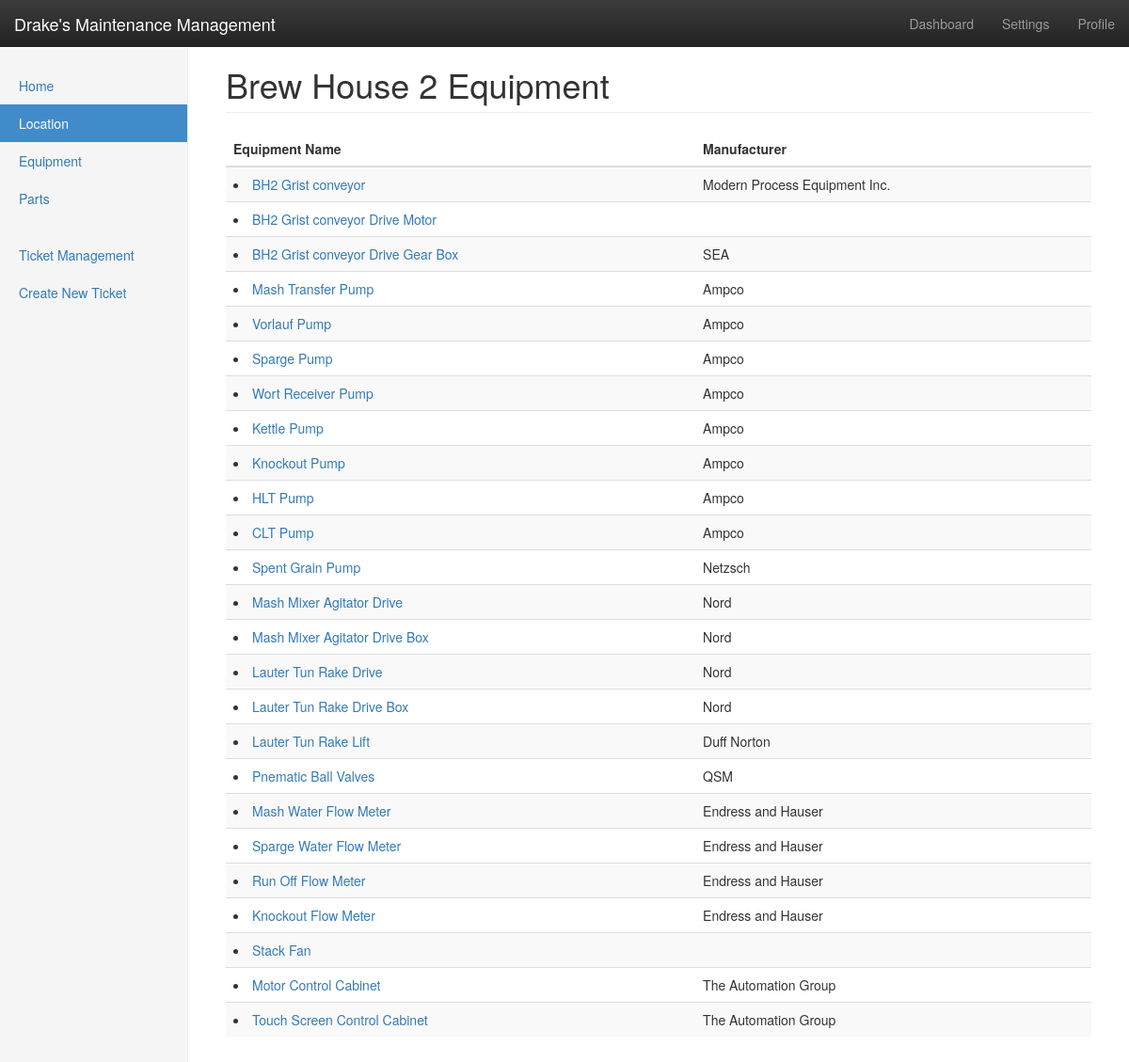
Screenshot of /equipment/BH2/ with the database file from the repository.
### equipment/models.py (models this page shows, shortened)
class Location(models.Model):
	location_id = models.CharField(primary_key = True, max_length = 5)
	location_name = models.CharField(max_length = 50)

class Equipment(models.Model):
	equipment_name = models.CharField(max_length = 100)
	location = models.ForeignKey(Location, on_delete=models.CASCADE)
	manufacturer = models.CharField(max_length=50, blank = True)
	serial_no = models.CharField(max_length=50, blank = True)
	purchase_date = models.DateField(blank = True, null = True)
	supplier = models.CharField(max_length=50, blank = True)
	service_contact = models.TextField(blank=True)

### equipment/views.py (the view)
# urls.py: path('<str:location_id>/', views.location, name = 'location'),
def location(request, location_id):
	loc = get_object_or_404(Location, pk = location_id)
	equipment_list = list(Equipment.objects.filter(location = loc.location_id))
	context = {'location': loc, 'equipments': equipment_list}
	return render(request, 'equipment/location_detail.html', context)

### equipment/templates/equipment/location_detail.html (shortened to what this page needs)
<!DOCTYPE html>
{% load staticfiles %}
<html lang="en">
  <head>
    <link rel="stylesheet" href="//maxcdn.bootstrapcdn.com/bootstrap/3.2.0/css/bootstrap.min.css">
    <link rel="stylesheet" href="//maxcdn.bootstrapcdn.com/bootstrap/3.2.0/css/bootstrap-theme.min.css">
    <link href="{% static 'dashboard.css' %}" rel="stylesheet">
  </head>
  <body>
    <nav class="navbar navbar-inverse navbar-fixed-top">
      <div class="container-fluid">
        <div class="navbar-header">
          <a class="navbar-brand" href="#">Drake's Maintenance Management</a>
        </div>
        <div id="navbar" class="navbar-collapse collapse">
          <ul class="nav navbar-nav navbar-right">
            <li><a href="#">Dashboard</a></li>
            <li><a href="#">Settings</a></li>
            <li><a href="#">Profile</a></li>
          </ul>
        </div>
      </div>
    </nav>
    <div class="container-fluid">
      <div class="row">
        <div class="col-sm-3 col-md-2 sidebar">
          <ul class="nav nav-sidebar">
            <li><a href="#">Home</a></li>
            <li class="active"><a href="{% url 'equipment:location_list' %}">Location <span class="sr-only">(current)</span></a></li>
            <li><a href="#">Equipment</a></li>
            <li><a href="#">Parts</a></li>
          </ul>
          <ul class="nav nav-sidebar">
            <li><a href="">Ticket Management</a></li>
            <li><a href="">Create New Ticket</a></li>
          </ul>
        </div>
        <div class="col-sm-9 col-sm-offset-3 col-md-10 col-md-offset-2 main">
          <h1 class="page-header">{{location.location_name}} Equipment</h1>
          <div class="table-responsive">
            <table class="table table-striped">
              <thead>
                <tr>
                  <th>Equipment Name</th>
                  <th>Manufacturer</th>
                </tr>
              </thead>
              <tbody>
              {% if equipments %}
                {% for equip in equipments %}
                  <tr>
                      <td><li><a href="{% url 'equipment:info' location_id=location.location_id pk=equip.id %}">{{equip.equipment_name}}</a></li></td>
                      <td>{{equip.manufacturer}}</td>
                  </tr>
                {% endfor %}
              {% else %}
                <p>No equipment logged in this location.</p>
              {% endif %}
              </tbody>
            </table>
          </div>
        </div>
      </div>
    </div>
  </body>
</html>

### equipment/static/dashboard.css (style rules this page uses)
body { padding-top: 50px; }
.navbar-fixed-top { border: 0; }
.sidebar { display: none; }
@media (min-width: 768px) { .sidebar { position: fixed; top: 51px; bottom: 0; left: 0; z-index: 1000; display: block; padding: 20px; overflow-x: hidden; overflow-y: auto; background-color: #f5f5f5; border-right: 1px solid #eee; } }
.nav-sidebar { margin-right: -21px; margin-bottom: 20px; margin-left: -20px; }
.nav-sidebar > li > a { padding-right: 20px; padding-left: 20px; }
.nav-sidebar > .active > a, .nav-sidebar > .active > a:hover, .nav-sidebar > .active > a:focus { color: #fff; background-color: #428bca; }
.main { padding: 20px; }
@media (min-width: 768px) { .main { padding-right: 40px; padding-left: 40px; } }
.main .page-header { margin-top: 0; }

### rows the page displays
Location: location_name "Brew House 2"
Equipment: equipment_name "BH2 Grist conveyor", manufacturer "Modern Process Equipment Inc."
Equipment: equipment_name "BH2 Grist conveyor Drive Motor"
Equipment: equipment_name "BH2 Grist conveyor Drive Gear Box", manufacturer "SEA"
Equipment: equipment_name "Mash Transfer Pump", manufacturer "Ampco"
Equipment: equipment_name "Vorlauf Pump", manufacturer "Ampco"
Equipment: equipment_name "Sparge Pump", manufacturer "Ampco"
Equipment: equipment_name "Wort Receiver Pump", manufacturer "Ampco"
Equipment: equipment_name "Kettle Pump", manufacturer "Ampco"
Equipment: equipment_name "Knockout Pump", manufacturer "Ampco"
Equipment: equipment_name "HLT Pump", manufacturer "Ampco"
Equipment: equipment_name "CLT Pump", manufacturer "Ampco"
Equipment: equipment_name "Spent Grain Pump", manufacturer "Netzsch"
Equipment: equipment_name "Mash Mixer Agitator Drive", manufacturer "Nord"
Equipment: equipment_name "Mash Mixer Agitator Drive Box", manufacturer "Nord"
Equipment: equipment_name "Lauter Tun Rake Drive", manufacturer "Nord"
Equipment: equipment_name "Lauter Tun Rake Drive Box", manufacturer "Nord"
Equipment: equipment_name "Lauter Tun Rake Lift", manufacturer "Duff Norton"
Equipment: equipment_name "Pnematic Ball Valves", manufacturer "QSM"
Equipment: equipment_name "Mash Water Flow Meter", manufacturer "Endress and Hauser"
Equipment: equipment_name "Sparge Water Flow Meter", manufacturer "Endress and Hauser"
Equipment: equipment_name "Run Off Flow Meter", manufacturer "Endress and Hauser"
Equipment: equipment_name "Knockout Flow Meter", manufacturer "Endress and Hauser"
Equipment: equipment_name "Stack Fan"
Equipment: equipment_name "Motor Control Cabinet", manufacturer "The Automation Group"
Equipment: equipment_name "Touch Screen Control Cabinet", manufacturer "The Automation Group"
